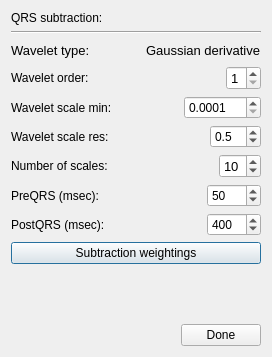
<?xml version="1.0" encoding="UTF-8"?>
<ui version="4.0">
 <class>DSP_QRSsubtraction</class>
 <widget class="QDialog" name="DSP_QRSsubtraction">
  <property name="geometry">
   <rect>
    <x>0</x>
    <y>0</y>
    <width>272</width>
    <height>357</height>
   </rect>
  </property>
  <property name="windowTitle">
   <string>QRS subtraction settings</string>
  </property>
  <layout class="QVBoxLayout" name="verticalLayout">
   <item>
    <layout class="QVBoxLayout" name="verticalLayout_2">
     <item>
      <widget class="QLabel" name="label_2">
       <property name="font">
        <font>
         <pointsize>9</pointsize>
        </font>
       </property>
       <property name="text">
        <string>QRS subtraction:</string>
       </property>
      </widget>
     </item>
     <item>
      <widget class="Line" name="line_2">
       <property name="orientation">
        <enum>Qt::Horizontal</enum>
       </property>
      </widget>
     </item>
    </layout>
   </item>
   <item>
    <layout class="QHBoxLayout" name="horizontalLayout_3">
     <item>
      <widget class="QLabel" name="label_10">
       <property name="font">
        <font>
         <pointsize>10</pointsize>
        </font>
       </property>
       <property name="text">
        <string>Wavelet type:</string>
       </property>
      </widget>
     </item>
     <item>
      <spacer name="horizontalSpacer_3">
       <property name="orientation">
        <enum>Qt::Horizontal</enum>
       </property>
       <property name="sizeHint" stdset="0">
        <size>
         <width>40</width>
         <height>20</height>
        </size>
       </property>
      </spacer>
     </item>
     <item>
      <widget class="QLabel" name="label_11">
       <property name="font">
        <font>
         <pointsize>10</pointsize>
        </font>
       </property>
       <property name="text">
        <string>Gaussian derivative</string>
       </property>
      </widget>
     </item>
    </layout>
   </item>
   <item>
    <layout class="QHBoxLayout" name="horizontalLayout_2">
     <item>
      <widget class="QLabel" name="label_6">
       <property name="font">
        <font>
         <pointsize>9</pointsize>
        </font>
       </property>
       <property name="text">
        <string>Wavelet order:</string>
       </property>
      </widget>
     </item>
     <item>
      <spacer name="horizontalSpacer_2">
       <property name="orientation">
        <enum>Qt::Horizontal</enum>
       </property>
       <property name="sizeHint" stdset="0">
        <size>
         <width>40</width>
         <height>20</height>
        </size>
       </property>
      </spacer>
     </item>
     <item>
      <widget class="QSpinBox" name="spinBox_waveletOrder">
       <property name="font">
        <font>
         <pointsize>10</pointsize>
        </font>
       </property>
       <property name="minimum">
        <number>1</number>
       </property>
       <property name="maximum">
        <number>6</number>
       </property>
      </widget>
     </item>
    </layout>
   </item>
   <item>
    <layout class="QHBoxLayout" name="horizontalLayout_4">
     <item>
      <widget class="QLabel" name="label_7">
       <property name="font">
        <font>
         <pointsize>9</pointsize>
        </font>
       </property>
       <property name="text">
        <string>Wavelet scale min:</string>
       </property>
      </widget>
     </item>
     <item>
      <spacer name="horizontalSpacer_4">
       <property name="orientation">
        <enum>Qt::Horizontal</enum>
       </property>
       <property name="sizeHint" stdset="0">
        <size>
         <width>40</width>
         <height>20</height>
        </size>
       </property>
      </spacer>
     </item>
     <item>
      <widget class="QDoubleSpinBox" name="doubleSpinBox_waveletScaleMin">
       <property name="sizePolicy">
        <sizepolicy hsizetype="Maximum" vsizetype="Fixed">
         <horstretch>0</horstretch>
         <verstretch>0</verstretch>
        </sizepolicy>
       </property>
       <property name="font">
        <font>
         <pointsize>9</pointsize>
        </font>
       </property>
       <property name="decimals">
        <number>4</number>
       </property>
       <property name="minimum">
        <double>0.000100000000000</double>
       </property>
       <property name="maximum">
        <double>100.000000000000000</double>
       </property>
       <property name="value">
        <double>0.000100000000000</double>
       </property>
      </widget>
     </item>
    </layout>
   </item>
   <item>
    <layout class="QHBoxLayout" name="horizontalLayout_5">
     <item>
      <widget class="QLabel" name="label_8">
       <property name="font">
        <font>
         <pointsize>9</pointsize>
        </font>
       </property>
       <property name="text">
        <string>Wavelet scale res:</string>
       </property>
      </widget>
     </item>
     <item>
      <spacer name="horizontalSpacer_5">
       <property name="orientation">
        <enum>Qt::Horizontal</enum>
       </property>
       <property name="sizeHint" stdset="0">
        <size>
         <width>40</width>
         <height>20</height>
        </size>
       </property>
      </spacer>
     </item>
     <item>
      <widget class="QDoubleSpinBox" name="doubleSpinBox_waveletScaleRes">
       <property name="sizePolicy">
        <sizepolicy hsizetype="Maximum" vsizetype="Fixed">
         <horstretch>0</horstretch>
         <verstretch>0</verstretch>
        </sizepolicy>
       </property>
       <property name="font">
        <font>
         <pointsize>9</pointsize>
        </font>
       </property>
       <property name="decimals">
        <number>1</number>
       </property>
       <property name="minimum">
        <double>0.100000000000000</double>
       </property>
       <property name="maximum">
        <double>10.000000000000000</double>
       </property>
       <property name="singleStep">
        <double>0.050000000000000</double>
       </property>
       <property name="value">
        <double>0.500000000000000</double>
       </property>
      </widget>
     </item>
    </layout>
   </item>
   <item>
    <layout class="QHBoxLayout" name="horizontalLayout_6">
     <item>
      <widget class="QLabel" name="label_9">
       <property name="font">
        <font>
         <pointsize>9</pointsize>
        </font>
       </property>
       <property name="text">
        <string>Number of scales:</string>
       </property>
      </widget>
     </item>
     <item>
      <spacer name="horizontalSpacer_6">
       <property name="orientation">
        <enum>Qt::Horizontal</enum>
       </property>
       <property name="sizeHint" stdset="0">
        <size>
         <width>40</width>
         <height>20</height>
        </size>
       </property>
      </spacer>
     </item>
     <item>
      <widget class="QSpinBox" name="spinBox_numScales">
       <property name="font">
        <font>
         <pointsize>10</pointsize>
        </font>
       </property>
       <property name="minimum">
        <number>1</number>
       </property>
       <property name="maximum">
        <number>20</number>
       </property>
       <property name="value">
        <number>10</number>
       </property>
      </widget>
     </item>
    </layout>
   </item>
   <item>
    <layout class="QHBoxLayout" name="horizontalLayout_8">
     <item>
      <widget class="QLabel" name="label_13">
       <property name="font">
        <font>
         <pointsize>9</pointsize>
        </font>
       </property>
       <property name="text">
        <string>PreQRS (msec):</string>
       </property>
      </widget>
     </item>
     <item>
      <spacer name="horizontalSpacer_8">
       <property name="orientation">
        <enum>Qt::Horizontal</enum>
       </property>
       <property name="sizeHint" stdset="0">
        <size>
         <width>40</width>
         <height>20</height>
        </size>
       </property>
      </spacer>
     </item>
     <item>
      <widget class="QDoubleSpinBox" name="doubleSpinBox_preQRSmsec">
       <property name="sizePolicy">
        <sizepolicy hsizetype="Maximum" vsizetype="Fixed">
         <horstretch>0</horstretch>
         <verstretch>0</verstretch>
        </sizepolicy>
       </property>
       <property name="font">
        <font>
         <pointsize>9</pointsize>
        </font>
       </property>
       <property name="decimals">
        <number>0</number>
       </property>
       <property name="minimum">
        <double>1.000000000000000</double>
       </property>
       <property name="maximum">
        <double>1000.000000000000000</double>
       </property>
       <property name="singleStep">
        <double>1.000000000000000</double>
       </property>
       <property name="value">
        <double>50.000000000000000</double>
       </property>
      </widget>
     </item>
    </layout>
   </item>
   <item>
    <layout class="QHBoxLayout" name="horizontalLayout_9">
     <item>
      <widget class="QLabel" name="label_14">
       <property name="font">
        <font>
         <pointsize>9</pointsize>
        </font>
       </property>
       <property name="text">
        <string>PostQRS (msec):</string>
       </property>
      </widget>
     </item>
     <item>
      <spacer name="horizontalSpacer_9">
       <property name="orientation">
        <enum>Qt::Horizontal</enum>
       </property>
       <property name="sizeHint" stdset="0">
        <size>
         <width>40</width>
         <height>20</height>
        </size>
       </property>
      </spacer>
     </item>
     <item>
      <widget class="QDoubleSpinBox" name="doubleSpinBox_postQRSmsec">
       <property name="sizePolicy">
        <sizepolicy hsizetype="Maximum" vsizetype="Fixed">
         <horstretch>0</horstretch>
         <verstretch>0</verstretch>
        </sizepolicy>
       </property>
       <property name="font">
        <font>
         <pointsize>9</pointsize>
        </font>
       </property>
       <property name="decimals">
        <number>0</number>
       </property>
       <property name="minimum">
        <double>1.000000000000000</double>
       </property>
       <property name="maximum">
        <double>1000.000000000000000</double>
       </property>
       <property name="singleStep">
        <double>1.000000000000000</double>
       </property>
       <property name="value">
        <double>400.000000000000000</double>
       </property>
      </widget>
     </item>
    </layout>
   </item>
   <item>
    <widget class="QPushButton" name="pushButton_subtractWeightingsDialog">
     <property name="font">
      <font>
       <pointsize>9</pointsize>
      </font>
     </property>
     <property name="text">
      <string>Subtraction weightings</string>
     </property>
    </widget>
   </item>
   <item>
    <spacer name="verticalSpacer_2">
     <property name="orientation">
      <enum>Qt::Vertical</enum>
     </property>
     <property name="sizeHint" stdset="0">
      <size>
       <width>20</width>
       <height>28</height>
      </size>
     </property>
    </spacer>
   </item>
   <item>
    <layout class="QHBoxLayout" name="horizontalLayout_7">
     <item>
      <spacer name="horizontalSpacer_7">
       <property name="orientation">
        <enum>Qt::Horizontal</enum>
       </property>
       <property name="sizeHint" stdset="0">
        <size>
         <width>40</width>
         <height>20</height>
        </size>
       </property>
      </spacer>
     </item>
     <item>
      <widget class="QPushButton" name="pushButton">
       <property name="font">
        <font>
         <pointsize>9</pointsize>
        </font>
       </property>
       <property name="text">
        <string>Done</string>
       </property>
      </widget>
     </item>
    </layout>
   </item>
  </layout>
 </widget>
 <resources/>
 <connections>
  <connection>
   <sender>pushButton</sender>
   <signal>clicked()</signal>
   <receiver>DSP_QRSsubtraction</receiver>
   <slot>close()</slot>
   <hints>
    <hint type="sourcelabel">
     <x>220</x>
     <y>331</y>
    </hint>
    <hint type="destinationlabel">
     <x>141</x>
     <y>308</y>
    </hint>
   </hints>
  </connection>
 </connections>
</ui>
